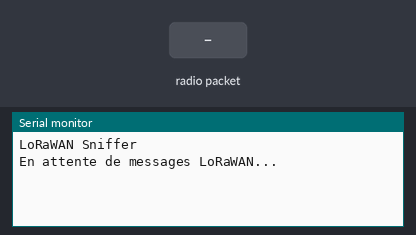
The sketch below on a simulated Arduino Uno, built with avr-gcc and run on an emulated ATmega328P. Shown: the last lines printed to the serial monitor. Inputs (shaded band) come from the test bench. No radio packets arrive unless stated.

Above: at 1.2 s.
1.3 s: radio packet "1" arrives
At 2.5 s:
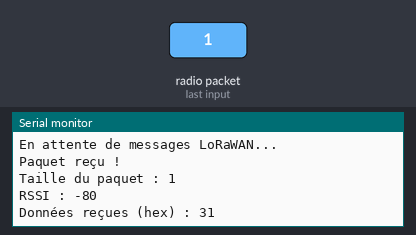
2.8 s: radio packet "0" arrives
At 3.6 s:
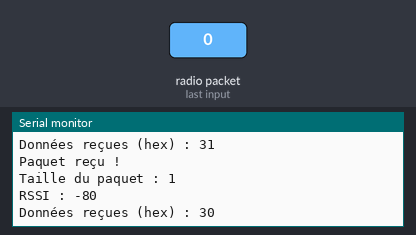
4.3 s: radio packet "2" arrives
At 4.8 s:
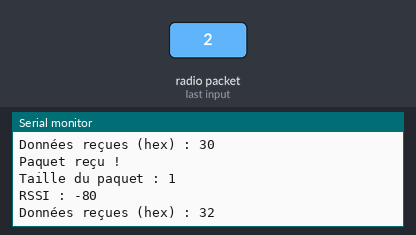

Measured:
- after the input at 1.3 s, the serial monitor: prints a new line at once (image 1)
- after the input at 2.8 s, the serial monitor: prints a new line after 0.05 s (image 2)
- after the input at 4.3 s, the serial monitor: prints a new line after 0.05 s (image 3)

The sketch:

arduino_sniffer.ino
```cpp
#include <SPI.h>
#include <LoRa.h>

void setup() {
  Serial.begin(9600);
  while (!Serial);

  Serial.println("LoRaWAN Sniffer");

  if (!LoRa.begin(868.3E6)) {  // Fréquence 868,1 MHz pour l'Europe
    Serial.println("Erreur lors de l'initialisation de LoRa !");
    while (1);
  }

  // Configurer le spreading factor et la bande passante
  LoRa.setSpreadingFactor(7);  // SF7
  LoRa.setSignalBandwidth(125E3);  // 125 kHz
  LoRa.setCodingRate4(5);  // Coding Rate 4/5

  Serial.println("En attente de messages LoRaWAN...");
}

void loop() {
  int packetSize = LoRa.parsePacket();
  if (packetSize) {
    Serial.println("\nPaquet reçu !");

    // Afficher la taille du paquet et le RSSI
    Serial.print("Taille du paquet : ");
    Serial.println(packetSize);
    Serial.print("RSSI : ");
    Serial.println(LoRa.packetRssi());

    // Afficher les données brutes en hexadécimal
    Serial.print("Données reçues (hex) : ");
    while (LoRa.available()) {
      uint8_t byte = LoRa.read();
      Serial.print(byte < 16 ? "0" : "");
      Serial.print(byte, HEX);
      Serial.print(" ");
    }
    Serial.println();
  }
}
```
